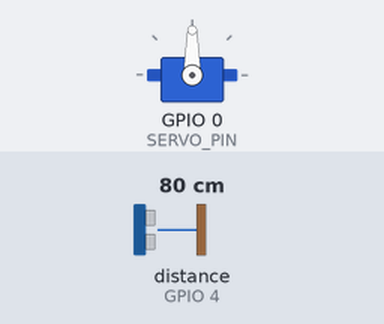
The sketch below on a simulated ESP8266 (NodeMCU). Shown: servo. Wiring (inferred from the names in the program): ultrasonic range finder: trigger GPIO 5; echo GPIO 4. The inputs (shaded band) are chosen by the test bench; at power-on: distance to the obstacle (sensor on GPIO 4) 80 cm. The echo pulse lasts 58.3 µs per cm; what the sketch prints to the serial monitor is not drawn.

Above: at 0.05 s.
At 30.35 s:
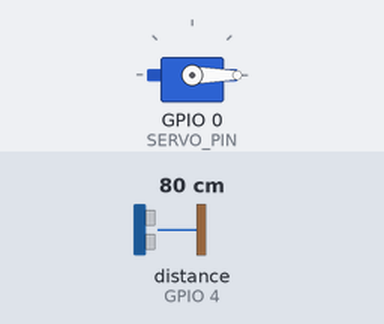
Timing chart, 0 to 45.9 s (numbered marks = the images above):
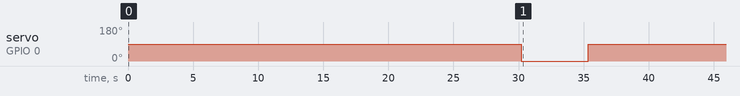

The sketch:

code_pakan_hewan.ino
```cpp
#include <ESP8266WiFi.h>
#include <ESP8266WebServer.h>
#include <Servo.h>

// WiFi Access Point
const char *ssid = "PakanKucing_AP";
const char *password = "12345678";

ESP8266WebServer server(80);
Servo myServo;

// Pin sensor ultrasonik
#define TRIG 5
#define ECHO 4

// Pin servo
#define SERVO_PIN 0

// Batas ketinggian pakan
const int JARAK_BUKA = 2;

// Waktu kontrol
const unsigned long DURASI_BUKA = 5000;         // Waktu servo terbuka
const unsigned long JEDA_ISI_PAKAN = 30000;     // Jeda antar pengisian

// Status
bool sedangMengisi = false;
unsigned long waktuMulaiIsi = 0;
unsigned long waktuTerakhirIsi = 0;
String statusPintu = "Tertutup";

// Fungsi jarak
long getDistance() {
  digitalWrite(TRIG, LOW);
  delayMicroseconds(2);
  digitalWrite(TRIG, HIGH);
  delayMicroseconds(10);
  digitalWrite(TRIG, LOW);
  long duration = pulseIn(ECHO, HIGH);
  long distance = duration * 0.034 / 2;
  return distance;
}

// Servo kontrol
void bukaPintuPakan() {
  myServo.write(0); // 0 derajat = buka
  sedangMengisi = true;
  statusPintu = "Terbuka";
  waktuMulaiIsi = millis();
  Serial.println("🔓 Pakan terbuka!");
}

void tutupPintuPakan() {
  myServo.write(90); // 90 derajat = tutup
  sedangMengisi = false;
  statusPintu = "Tertutup";
  waktuTerakhirIsi = millis();
  Serial.println("🔒 Pakan tertutup!");
}

// Halaman web
void handleRoot() {
  long jarak = getDistance();

  String statusHTML;
  if (statusPintu == "Terbuka") {
    statusHTML = "<b style='color:red;'>Pakan Terbuka</b>";
  } else {
    statusHTML = "<b style='color:green;'>Pakan Tertutup</b>";
  }

  String html = "<html><head>";
  html += "<meta name='viewport' content='width=device-width, initial-scale=1'>";
  html += "<meta http-equiv='refresh' content='1'>";
  html += "<style>body{text-align:center;font-family:Arial;margin-top:50px;}";
  html += "button{font-size:20px;padding:10px;margin:10px;width:150px;}</style>";
  html += "</head><body>";
  html += "<h1>Monitor Pakan Kucing</h1>";
  html += "<p>Jarak Pakan: <b>" + String(jarak) + " cm</b></p>";
  html += "<p>Status: " + statusHTML + "</p>";
  html += "<p><small>Auto-refresh setiap 1 detik</small></p>";
  html += "</body></html>";

  server.send(200, "text/html", html);
}

void setup() {
  Serial.begin(115200);
  WiFi.softAP(ssid, password);
  Serial.println("📡 Access Point 'PakanKucing_AP' Aktif");
  Serial.println("🔗 Koneksi di IP: 192.168.4.1");

  server.on("/", handleRoot);
  server.begin();
  Serial.println("🌍 Server Web Dimulai");

  pinMode(TRIG, OUTPUT);
  pinMode(ECHO, INPUT);
  myServo.attach(SERVO_PIN);
  tutupPintuPakan(); // Awal tertutup
}

void loop() {
  server.handleClient();

  long jarak = getDistance();
  Serial.print("📏 Jarak: ");
  Serial.print(jarak);
  Serial.println(" cm");

  unsigned long waktuSekarang = millis();

  // Jika belum sedang mengisi dan waktu cukup lama sejak terakhir isi
  if (!sedangMengisi && (waktuSekarang - waktuTerakhirIsi >= JEDA_ISI_PAKAN)) {
    if (jarak >= JARAK_BUKA) {
      bukaPintuPakan();  // buka dan mulai timer
    }
  }

  // Jika sedang mengisi, cek apakah waktunya menutup
  if (sedangMengisi && (waktuSekarang - waktuMulaiIsi >= DURASI_BUKA)) {
    tutupPintuPakan();  // tutup setelah 5 detik
  }

  delay(200); // loop ringan
}
```

Measured:
- by itself, servo on GPIO 0 (SERVO_PIN): alternates 90° for 30.2 s and 0° for 5.1 s
